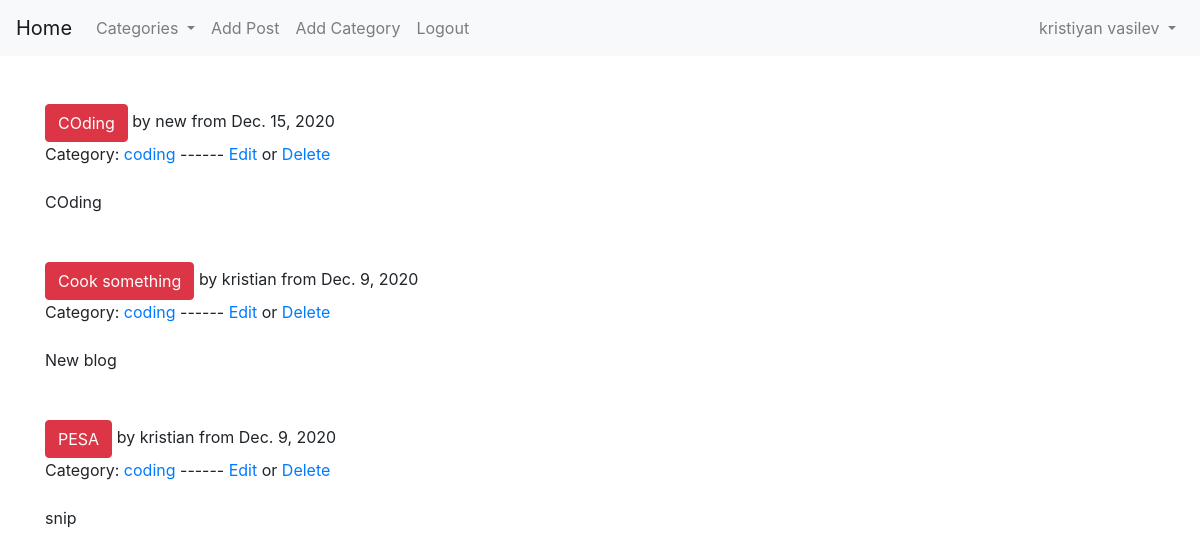
The app's page / (signed in) with its own data.
### final/models.py (models this page shows, shortened)
class Post(models.Model):
    title = models.CharField(max_length=20)
    title_tag = models.CharField(max_length=20, default='Crypto Blog')
    author = models.ForeignKey(User, on_delete=models.CASCADE)
    body = RichTextField(blank=True, null=True)
    date = models.DateField(auto_now_add=True)
    category = models.CharField(max_length=200, default='coding')
    snippet = models.CharField(max_length=200)
    likes = models.ManyToManyField(User, related_name='block_post')
    header_image = models.ImageField(null=True, blank=True, upload_to='images/')

### final/views.py (the view)
# urls.py: path('', HomeView.as_view(), name='home'),
class HomeView(ListView):
    model = Post
    template_name = 'home.html'
    cats = Category.objects.all()
    ordering = ['-date']
    def get_context_data(self, *args, **kwargs):
        cat_menu = Category.objects.all()
        context = super(HomeView, self).get_context_data(*args, **kwargs)
        context['cat_menu'] = cat_menu
        return context

### final/models.py (called while the page is built)
    def __str__(self):
        return f"{self.name.lower()}"

### templates/home.html (shortened to what this page needs)
{% extends 'base.html' %}
{% block content %}
    <body>
    <br>
    {% for post in object_list %}
        <br>
        <a href="{% url 'article_detail' post.pk %}" class="btn btn-danger"> {{ post.title }} </a> by {{ post.author }}
        from {{ post.date }}<br>
        Category: <a href="{% url 'category' post.category|slugify %}">{{ post.category }}</a>
        {% if user.is_authenticated %}
            {% if user.id == post.author.id %}
                ------
                <a href="{% url 'edit_post' post.pk %}">Edit</a> or
                <a href="{% url 'delete_post' post.pk %}">Delete</a>
            {% elif user.is_superuser %}
                ------
                <a href="{% url 'edit_post' post.pk %}">Edit</a> or
                <a href="{% url 'delete_post' post.pk %}">Delete</a>
            {% endif %}
        {% endif %}
        <br>
        <br>
        {{ post.snippet }}
        <br>
        <br>
    {% endfor %}
    </body>
{% endblock %}

### templates/base.html (shortened to what this page needs)
<!doctype html>
<html lang="en">
<head>
    <link rel="stylesheet" href="https://cdn.jsdelivr.net/npm/bootstrap@4.5.3/dist/css/bootstrap.min.css"
>
</head>
<body>
<nav class="navbar navbar-expand-lg navbar-light bg-light">
    <a class="navbar-brand" href="{% url 'home' %}">Home</a>
    <div class="collapse navbar-collapse" id="navbarSupportedContent">
        <ul class="navbar-nav mr-auto">
            {% if cat_menu %}
                <li class="nav-item dropdown">
                    <a class="nav-link dropdown-toggle" href="#" id="navbarDropdown" role="button"
                       data-toggle="dropdown"
                       aria-haspopup="true" aria-expanded="false">
                        Categories
                    </a>
                </li>
            {% else %}
                <li class="nav-item">
                    <a class="nav-link" href="{% url 'category-list' %}">Categories</a>
                </li>
            {% endif %}
            {% if user.is_authenticated %}
                <li class="nav-item">
                    <a class="nav-link" href="{% url 'create_post' %}">Add Post</a>
                </li>
                <li class="nav-item">
                    <a class="nav-link" href="{% url 'create_category' %}">Add Category</a>
                </li>
                <li class="nav-item">
                    <a class="nav-link" href="{% url 'logout' %}">Logout</a>
                </li>
            {% endif %}
        </ul>
    <ul class="navbar-nav ml-auto">
        {% if user.is_authenticated %}
        <li class="nav-item dropdown">
                    <a class="nav-link dropdown-toggle" href="#" id="navbarDropdown" role="button"
                       data-toggle="dropdown" aria-haspopup="true" aria-expanded="false">
                        {{ user.first_name }} {{ user.last_name }}
                    </a>
                </li>
    {% endif %}
    </div>
</nav>
<div class="container">
    {% block content %}
    {% endblock %}
</div>
</body>
</html>

### records on screen
Post: title "COding", author "new", date "Dec. 15, 2020", category "coding", shows "Edit", snippet "COding"
Post: title "Cook something", author "kristian", date "Dec. 9, 2020", category "coding", shows "Edit", snippet "New blog"
Post: title "PESA", author "kristian", date "Dec. 9, 2020", category "coding", shows "Edit", snippet "snip"

### other values on screen
{{ user.first_name }} "kristiyan"
{{ user.last_name }} "vasilev"
